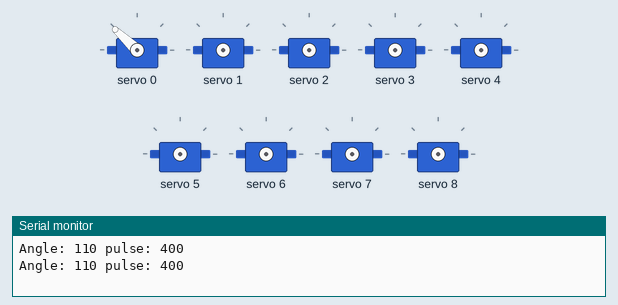
This sketch was run on a simulated ESP32. On the bench: 9 × servo, the last lines printed to the serial monitor.

Above: at 0.05 s.
At 0.3 s:
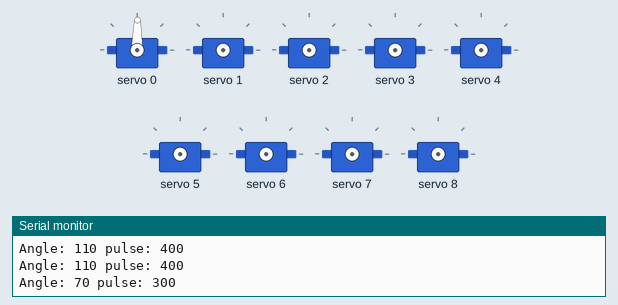
At 0.4 s:
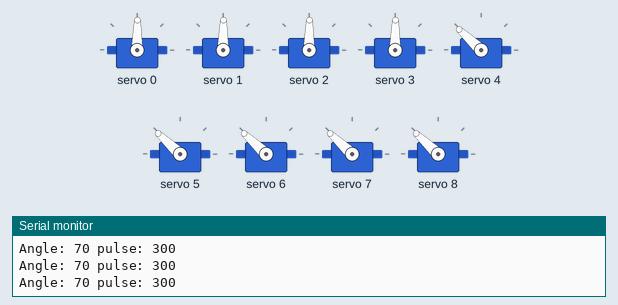
At 0.55 s:
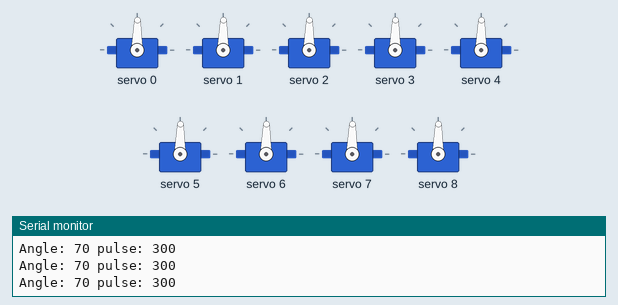
Timing chart, 0 to 3.0 s (numbered marks = the images above):
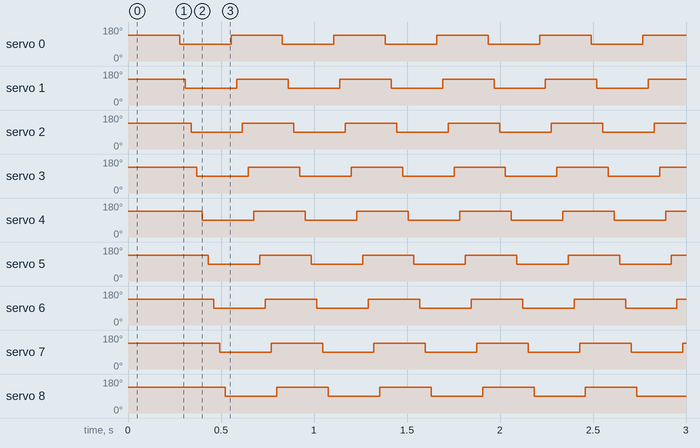

The sketch:

snake-roll-jump.ino
```cpp
#include <Wire.h>
#include <Adafruit_PWMServoDriver.h>
#include <ESP32Servo.h>

Adafruit_PWMServoDriver pwm = Adafruit_PWMServoDriver();

#define SERVOMIN  125 // this is the 'minimum' pulse length count (out of 4096)
#define SERVOMAX  575 // this is the 'maximum' pulse length count (out of 4096)

void setup() {
  Serial.begin(9600);
  pwm.begin();
  pwm.setPWMFreq(50);  // Analog servos run at ~50 Hz updates
}

void loop() {
  int a = 30;
  int f = 110;
  int g = 70;
  pwm.setPWM(0, 0,angleToPulse(f));
  delay(a);
  pwm.setPWM(1, 0,angleToPulse(f));
  delay(a);
  pwm.setPWM(2, 0,angleToPulse(f));
  delay(a);
  pwm.setPWM(3, 0,angleToPulse(f));
  delay(a);
  pwm.setPWM(4, 0,angleToPulse(f));
  delay(a);
  pwm.setPWM(5, 0,angleToPulse(f));
  delay(a);
  pwm.setPWM(6, 0,angleToPulse(f));
  delay(a);
  pwm.setPWM(7, 0,angleToPulse(f));
  delay(a);
  pwm.setPWM(8, 0,angleToPulse(f));
  delay(a);
  pwm.setPWM(0, 0,angleToPulse(g));
  delay(a);
  pwm.setPWM(1, 0,angleToPulse(g));
  delay(a);
  pwm.setPWM(2, 0,angleToPulse(g));
  delay(a);
  pwm.setPWM(3, 0,angleToPulse(g));
  delay(a);
  pwm.setPWM(4, 0,angleToPulse(g));
  delay(a);
  pwm.setPWM(5, 0,angleToPulse(g));
  delay(a);
  pwm.setPWM(6, 0,angleToPulse(g));
  delay(a);
  pwm.setPWM(7, 0,angleToPulse(g));
  delay(a);
  pwm.setPWM(8, 0,angleToPulse(g));
  delay(a);

}


int angleToPulse(int ang){
   int pulse = map(ang,0, 180, SERVOMIN,SERVOMAX);// map angle of 0 to 180 to Servo min and Servo max
   Serial.print("Angle: ");Serial.print(ang);
   Serial.print(" pulse: ");Serial.println(pulse);
   return pulse;
}
```

Measured:
- by itself, servo 0–8: alternates 137° for 0.28 s and 89° for 0.28 s
